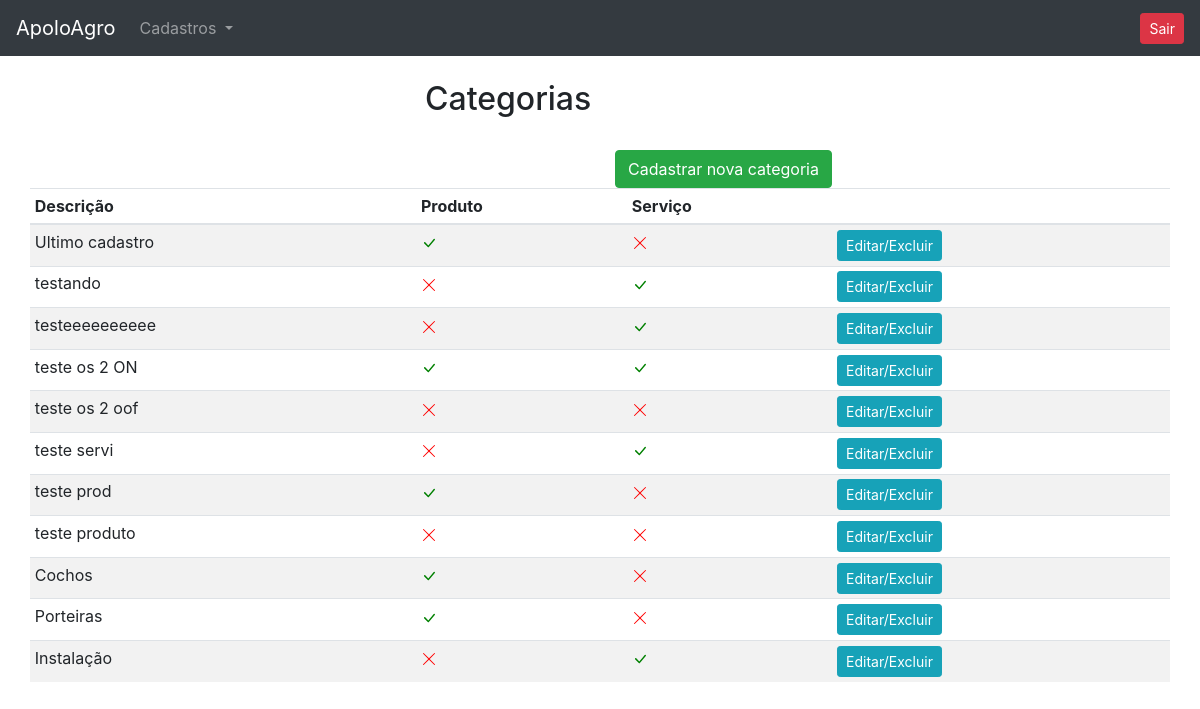
/categorias/ (signed in), run on the app's committed database.
### cadastros/models.py (models this page shows, shortened)
class Categorias(models.Model):
    descricao = models.CharField(max_length=50)
    produto = models.BooleanField(default=False)
    servico = models.BooleanField(default=False)
    class Meta:
        verbose_name = 'Categoria'

### cadastros/views.py (the view)
# urls.py: path('categorias/', views.categorias, name = 'categorias'),
def categorias(request):
    if request.session.get('usuario'):
        usuario = Usuario.objects.get(id=request.session['usuario'])
        categoria = Categorias.objects.order_by('-id')
        return render(request, 'categorias.html',
                      {'categoria': categoria, 'usuario_logado': request.session.get('usuario')})
    else:
        return redirect('/login/?status=2')

### cadastros/templates/categorias.html (shortened to what this page needs)
{% extends 'base.html' %}
{% block 'conteudo' %}
<div class="container">
    <div class="row">
        <div class="col-md-4">
        </div>
        <div class="col-md">
            <br>
            <h2>Categorias</h2>
        </div>
    </div>
    <br>
    <div class="row">
        <div class="col-md">
        </div>
        <div class="col-md">
            <a href="{% url 'cria_categoria' %}" type="button" class="btn btn-success">Cadastrar nova categoria</a>
        </div>
    </div>
    <div class="row">
        <table class="table table-striped table-sm">
          <thead>
            <tr>
              <th scope="col">Descrição</th>
              <th scope="col">Produto</th>
              <th scope="col">Serviço</th>
              <th scope="col"></th>
            </tr>
          </thead>
          <tbody>
            {% for cat in categoria %}
                <tr>
                  <td>{{ cat.descricao }}</td>
                  <td>
                  </td>
                  <td>
                  </td>
                  <td><a href="{% url 'edita_categoria' cat.id %}" type="button" class="btn btn-info btn-sm">Editar/Excluir</a></td>
                </tr>
            {% endfor %}
          </tbody>
        </table>
    </div>
</div>
{% endblock %}

### data on the page
Categorias: descricao "Ultimo cadastro", produto True (drawn), servico False (drawn)
Categorias: descricao "testando", produto False (drawn), servico True (drawn)
Categorias: descricao "testeeeeeeeeee", produto False (drawn), servico True (drawn)
Categorias: descricao "teste os 2 ON", produto True (drawn), servico True (drawn)
Categorias: descricao "teste os 2 oof", produto False (drawn), servico False (drawn)
Categorias: descricao "teste servi", produto False (drawn), servico True (drawn)
Categorias: descricao "teste prod", produto True (drawn), servico False (drawn)
Categorias: descricao "teste produto", produto False (drawn), servico False (drawn)
Categorias: descricao "Cochos", produto True (drawn), servico False (drawn)
Categorias: descricao "Porteiras", produto True (drawn), servico False (drawn)
Categorias: descricao "Instalação", produto False (drawn), servico True (drawn)
